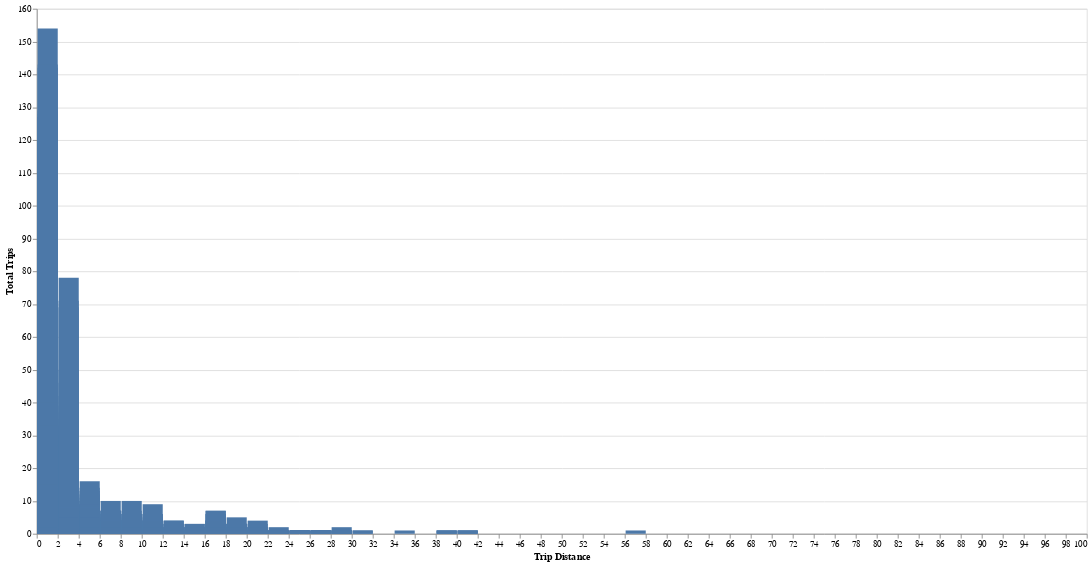

The cell this chart's notebook holds for it:
### Markdown cell above
### Distribution of trip distances (with appropriate binning)

### Code cell
result = con.execute('''
SELECT 
trip_distance,
trip_duration_minutes
FROM sample
WHERE trip_distance < 500;
''').fetchdf()

# Used a second attribute to avoid some issues with the Series type. Just need trip_distance

hist_chart = alt.Chart(result).mark_bar().encode(
    x = alt.X("trip_distance:Q", title="Trip Distance", sort = None, bin=alt.Bin(extent = [0, 100],step = 2), axis=alt.Axis(values=list(range(0, 102, 2)))), 
    y = alt.Y("count()", title = "Total Trips"),
    tooltip = ["trip_distance","count()"]
    
).properties(
    height = 600,
    width = 1200
)

hist_chart

### Figure 1 — Vega-Lite specification as saved in the notebook (floating-point values rounded to 4 significant figures; data arrays with more than 128 entries replaced by an {"elided": "..."} marker saying what was removed)
{"config": {"view": {"continuousWidth": 300, "continuousHeight": 300}}, "data": {"name": "data-92fac8a2155e990a6b434cb8946e7b4a"}, "mark": {"type": "bar"}, "encoding": {"tooltip": [{"field": "trip_distance", "type": "quantitative"}, {"aggregate": "count", "type": "quantitative"}], "x": {"axis": {"values": [0, 2, 4, 6, 8, 10, 12, 14, 16, 18, 20, 22, 24, 26, 28, 30, 32, 34, 36, 38, 40, 42, 44, 46, 48, 50, 52, 54, 56, 58, 60, 62, 64, 66, 68, 70, 72, 74, 76, 78, 80, 82, 84, 86, 88, 90, 92, 94, 96, 98, 100]}, "bin": {"extent": [0, 100], "step": 2}, "field": "trip_distance", "sort": null, "title": "Trip Distance", "type": "quantitative"}, "y": {"aggregate": "count", "title": "Total Trips", "type": "quantitative"}}, "height": 600, "width": 1200, "$schema": "https://vega.github.io/schema/vega-lite/v6.1.0.json", "datasets": {"data-92fac8a2155e990a6b434cb8946e7b4a": {"elided": "10000 records"}}}
